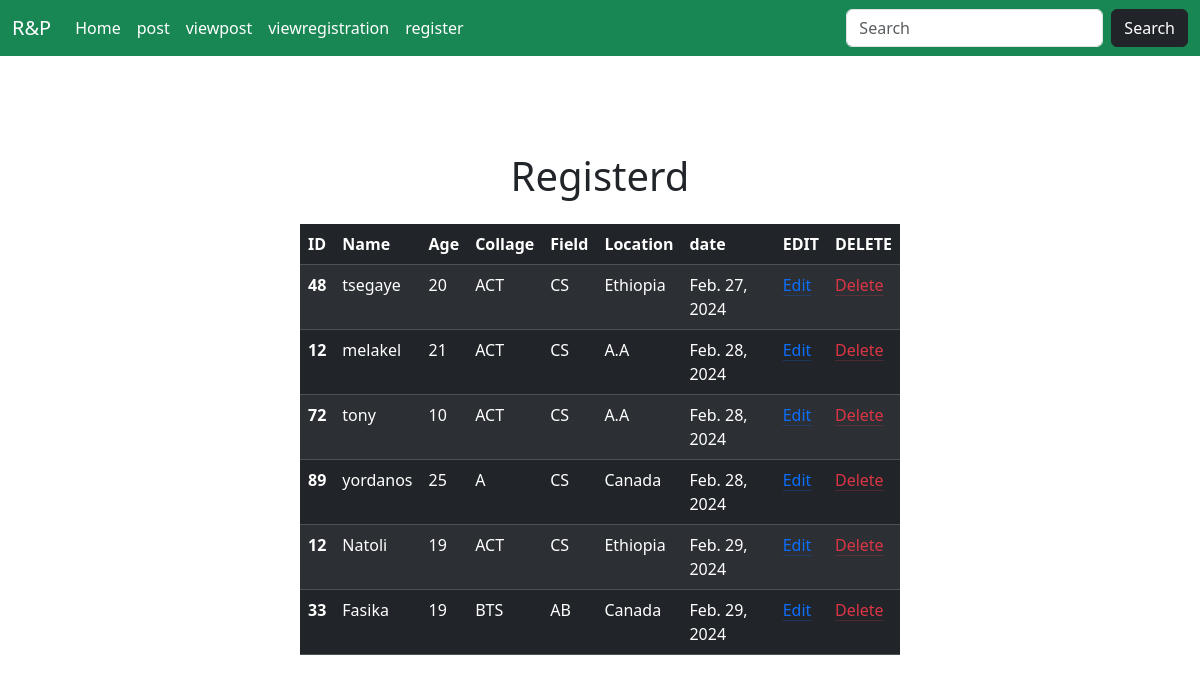
/viewre/, run on the app's committed database.
### polls/models.py (models this page shows, shortened)
class registering(models.Model):
    name = models.CharField(max_length = 20)
    Age = models.IntegerField()
    ide = models.IntegerField()
    collage_name = models.CharField(max_length =50)
    field = models.CharField(max_length =50)
    location = models.CharField(max_length =50)
    date = models.DateField(auto_now=True, null=True)

### polls/views.py (the view)
# urls.py: path('viewre/', viewre, name='viewre'),
def viewre(request):
    viewr = registering.objects.all()
    data = {'viewr': viewr}
    return render(request, 'viewsign.html', data)

### polls/templates/viewsign.html
{% extends "base.html" %}
{% block main %}
<div class="d-flex flex-column align-items-center justify-content-center tex-center mt-5 pt-5 " >
    <h1>Registerd</h1>
<table class="table table-dark table-striped w-50 mt-3">
    <thead>
      <tr>
        <th scope="col">ID</th>
        <th scope="col">Name</th>
        <th scope="col">Age</th>
        <th scope="col">Collage</th>
        <th scope="col">Field</th>
        <th scope="col">Location</th>
        <th scope="col">date</th>
        <th scope="col">EDIT</th>
        <th scope="col">DELETE</th>
      </tr>
    </thead>
    <tbody>
      {% for re in viewr %}
      <tr>
        <th scope="row">{{re.ide}}</th>
        <td>{{re.name}}</td>
        <td>{{re.Age}}</td>
        <td>{{re.collage_name}}</td>
        <td>{{re.field}}</td>
        <td>{{re.location}}</td>
        <td>{{re.date}}</td>
        <td> <a href="{% url 'register' re.id%}" class="link-primary link-offset-2 link-underline-opacity-25 link-underline-opacity-100-hover">Edit</a></td>
        <td> <a href="{% url 'deleteregister' re.id%}" class="link-danger link-offset-2 link-underline-opacity-25 link-underline-opacity-100-hover">Delete</a></td>
      </tr>
      {% endfor %}
    </tbody>
  </table>
</div>
{% endblock %}

### polls/templates/base.html (shortened to what this page needs)
<!DOCTYPE html>
<html lang="en">
<head>
    <link href="https://cdn.jsdelivr.net/npm/bootstrap@5.3.3/dist/css/bootstrap.min.css" rel="stylesheet">
</head>
<body>
    <nav class="navbar navbar-expand-lg bg-success ">
        <div class="container-fluid ">
          <a class="navbar-brand text-white" href="#">R&P</a>
          <div class="collapse navbar-collapse" id="navbarScroll">
            <ul class="navbar-nav me-auto my-2 my-lg-0 navbar-nav-scroll " style="--bs-scroll-height: 100px;">
              <li class="nav-item text-white">
                <a class="nav-link active text-white" href="{% url '' %}">Home</a>
              </li>
              <li class="nav-item text-white">
                <a class="nav-link text-white" href="{% url 'post' %}">post</a>
              </li>
              <li class="nav-item dropdown text-white">
                <a class="nav-link text-white" href="{% url 'viewpost' %}" >
                    viewpost
                </a>
              </li>
              <li class="nav-item">
                <a class="nav-link text-white" href="{% url 'viewre' %}">viewregistration</a>
              </li>
              <li class="nav-item">
                <a class="nav-link text-white" href="{% url 'registercreate' %}">register</a>
              </li>
            </ul>
            <form class="d-flex" role="search">
              <input class="form-control me-2" type="search" placeholder="Search" aria-label="Search">
              <button class="btn btn-dark" type="submit">Search</button>
            </form>
          </div>
        </div>
      </nav>
    {% block main %}
    {% endblock %}
</body>
</html>

### data on the page
registering: ide "48", name "tsegaye", Age "20", collage_name "ACT", field "CS", location "Ethiopia", date "Feb. 27, 2024"
registering: ide "12", name "melakel", Age "21", collage_name "ACT", field "CS", location "A.A", date "Feb. 28, 2024"
registering: ide "72", name "tony", Age "10", collage_name "ACT", field "CS", location "A.A", date "Feb. 28, 2024"
registering: ide "89", name "yordanos", Age "25", collage_name "A", field "CS", location "Canada", date "Feb. 28, 2024"
registering: ide "12", name "Natoli", Age "19", collage_name "ACT", field "CS", location "Ethiopia", date "Feb. 29, 2024"
registering: ide "33", name "Fasika", Age "19", collage_name "BTS", field "AB", location "Canada", date "Feb. 29, 2024"
